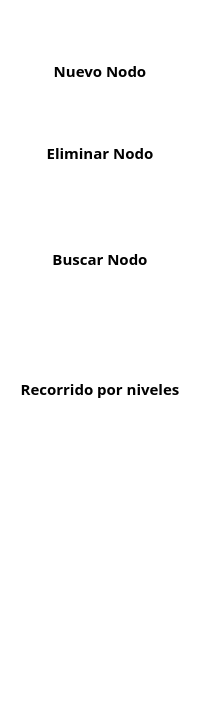
           <widget class="QFrame" name="frame_4">
            <property name="minimumSize">
             <size>
              <width>200</width>
              <height>0</height>
             </size>
            </property>
            <property name="maximumSize">
             <size>
              <width>200</width>
              <height>16777215</height>
             </size>
            </property>
            <property name="styleSheet">
             <string notr="true">background-color: rgb(255, 255, 255);
border:none;</string>
            </property>
            <property name="frameShape">
             <enum>QFrame::StyledPanel</enum>
            </property>
            <property name="frameShadow">
             <enum>QFrame::Raised</enum>
            </property>
            <layout class="QVBoxLayout" name="verticalLayout_5">
             <property name="spacing">
              <number>0</number>
             </property>
             <property name="leftMargin">
              <number>0</number>
             </property>
             <property name="topMargin">
              <number>0</number>
             </property>
             <property name="rightMargin">
              <number>0</number>
             </property>
             <property name="bottomMargin">
              <number>0</number>
             </property>
             <item>
              <layout class="QVBoxLayout" name="verticalLayout_4">
               <property name="spacing">
                <number>0</number>
               </property>
               <item>
                <layout class="QVBoxLayout" name="verticalLayout_3">
                 <property name="spacing">
                  <number>0</number>
                 </property>
                 <item>
                  <spacer name="verticalSpacer">
                   <property name="orientation">
                    <enum>Qt::Vertical</enum>
                   </property>
                   <property name="sizeHint" stdset="0">
                    <size>
                     <width>20</width>
                     <height>60</height>
                    </size>
                   </property>
                  </spacer>
                 </item>
                 <item>
                  <widget class="QPushButton" name="New_Node">
                   <property name="font">
                    <font>
                     <family>Bahnschrift SemiBold</family>
                     <pointsize>11</pointsize>
                     <weight>75</weight>
                     <bold>true</bold>
                    </font>
                   </property>
                   <property name="cursor">
                    <cursorShape>PointingHandCursor</cursorShape>
                   </property>
                   <property name="text">
                    <string>Nuevo Nodo</string>
                   </property>
                   <property name="icon">
                    <iconset>
                     <normaloff>Imagenes/New-removebg-preview.png</normaloff>Imagenes/New-removebg-preview.png</iconset>
                   </property>
                   <property name="iconSize">
                    <size>
                     <width>30</width>
                     <height>30</height>
                    </size>
                   </property>
                  </widget>
                 </item>
                 <item>
                  <spacer name="verticalSpacer_6">
                   <property name="orientation">
                    <enum>Qt::Vertical</enum>
                   </property>
                   <property name="sizeHint" stdset="0">
                    <size>
                     <width>20</width>
                     <height>60</height>
                    </size>
                   </property>
                  </spacer>
                 </item>
                 <item>
                  <widget class="QPushButton" name="Deleted_Node">
                   <property name="font">
                    <font>
                     <family>Bahnschrift SemiBold</family>
                     <pointsize>11</pointsize>
                     <weight>75</weight>
                     <bold>true</bold>
                    </font>
                   </property>
                   <property name="cursor">
                    <cursorShape>PointingHandCursor</cursorShape>
                   </property>
                   <property name="text">
                    <string>Eliminar Nodo</string>
                   </property>
                   <property name="icon">
                    <iconset>
                     <normaloff>Imagenes/Tree-removebg-preview.png</normaloff>Imagenes/Tree-removebg-preview.png</iconset>
                   </property>
                   <property name="iconSize">
                    <size>
                     <width>30</width>
                     <height>30</height>
                    </size>
                   </property>
                  </widget>
                 </item>
                 <item>
                  <spacer name="verticalSpacer_4">
                   <property name="orientation">
                    <enum>Qt::Vertical</enum>
                   </property>
                   <property name="sizeHint" stdset="0">
                    <size>
                     <width>20</width>
                     <height>60</height>
                    </size>
                   </property>
                  </spacer>
                 </item>
                 <item>
                  <widget class="QPushButton" name="Search_Node">
                   <property name="minimumSize">
                    <size>
                     <width>0</width>
                     <height>70</height>
                    </size>
                   </property>
                   <property name="font">
                    <font>
                     <family>Bahnschrift SemiBold</family>
                     <pointsize>11</pointsize>
                     <weight>75</weight>
                     <bold>true</bold>
                    </font>
                   </property>
                   <property name="cursor">
                    <cursorShape>PointingHandCursor</cursorShape>
                   </property>
                   <property name="text">
                    <string>Buscar Nodo</string>
                   </property>
                   <property name="icon">
                    <iconset>
                     <normaloff>Imagenes/Buscar Nodo.png</normaloff>Imagenes/Buscar Nodo.png</iconset>
                   </property>
                   <property name="iconSize">
                    <size>
                     <width>70</width>
                     <height>70</height>
                    </size>
                   </property>
                  </widget>
                 </item>
                 <item>
                  <spacer name="verticalSpacer_2">
                   <property name="orientation">
                    <enum>Qt::Vertical</enum>
                   </property>
                   <property name="sizeHint" stdset="0">
                    <size>
                     <width>20</width>
                     <height>60</height>
                    </size>
                   </property>
                  </spacer>
                 </item>
                 <item>
                  <widget class="QPushButton" name="Levels">
                   <property name="minimumSize">
                    <size>
                     <width>0</width>
                     <height>70</height>
                    </size>
                   </property>
                   <property name="font">
                    <font>
                     <family>Bahnschrift SemiBold</family>
                     <pointsize>11</pointsize>
                     <weight>75</weight>
                     <bold>true</bold>
                    </font>
                   </property>
                   <property name="cursor">
                    <cursorShape>PointingHandCursor</cursorShape>
                   </property>
                   <property name="text">
                    <string>Recorrido por niveles</string>
                   </property>
                   <property name="icon">
                    <iconset>
                     <normaloff>Imagenes/Busqueda Niveles.png</normaloff>Imagenes/Busqueda Niveles.png</iconset>
                   </property>
                   <property name="iconSize">
                    <size>
                     <width>70</width>
                     <height>70</height>
                    </size>
                   </property>
                  </widget>
                 </item>
                 <item>
                  <spacer name="verticalSpacer_3">
                   <property name="orientation">
                    <enum>Qt::Vertical</enum>
                   </property>
                   <property name="sizeHint" stdset="0">
                    <size>
                     <width>20</width>
                     <height>300</height>
                    </size>
                   </property>
                  </spacer>
                 </item>
                </layout>
               </item>
              </layout>
             </item>
            </layout>
           </widget>
